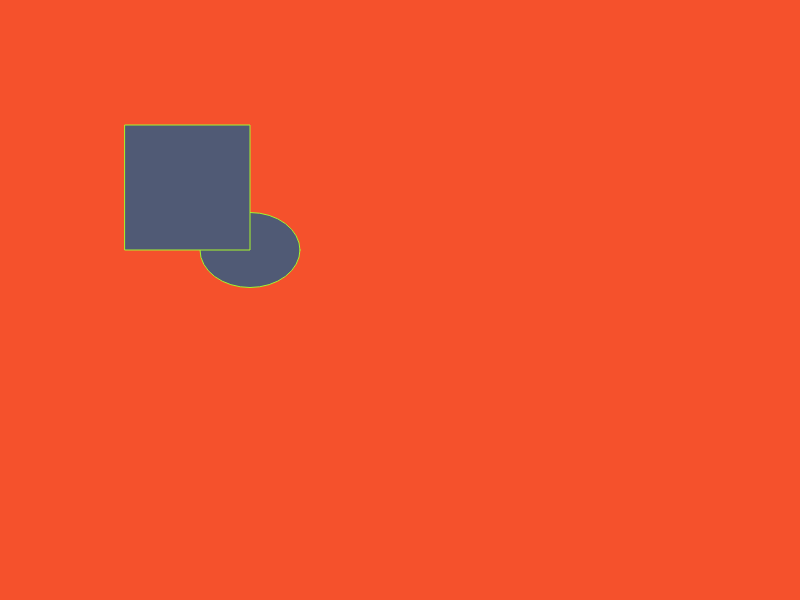
Frame 1 (no input)
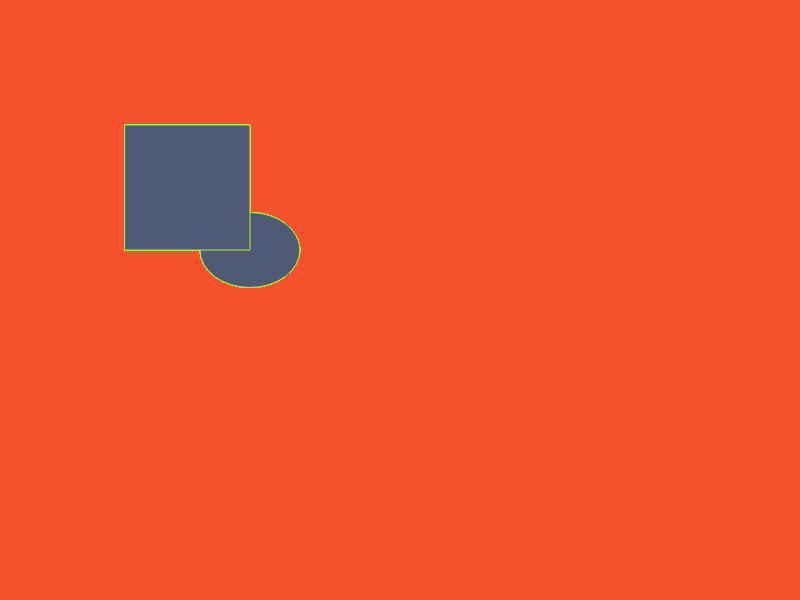
Frame 60 (no input)
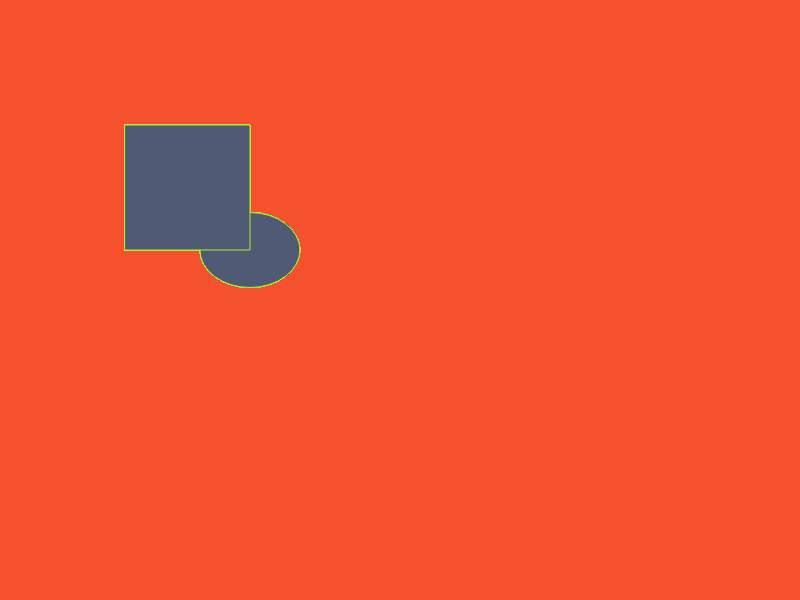
Frame 120 (the mouse pressed at the canvas centre since frame 60)

The p5.js sketch that drew these frames (run headless with seeded random() and noise() and a simulated clock; from frame 60 on, the mouse is pressed at the canvas centre):

// p5.js sketch
// ── sketch.js
var h = 75;
var w = 100;

function setup() {
 // put setup code here
 createCanvas(displayWidth,displayHeight);
 background('#F5512C');
}

function draw() {
  // put drawing code here
  fill('#505A75');
  stroke('#A6F52C');
  ellipse(250,250,w,h);
  square(125,125,125);
}
